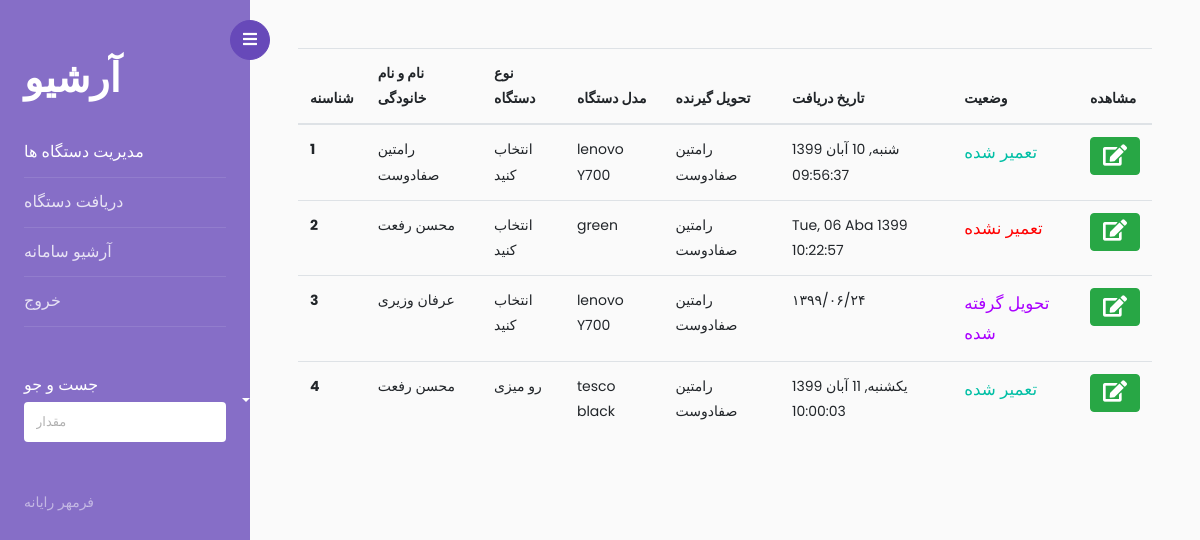
/archive (signed in), run on the app's committed database.
### app.py (models this page shows, shortened)
class devices(db.Model):
    _id= db.Column("id", db.Integer , primary_key=True)
    tracking_number =db.Column(db.String(100),nullable=False,unique=True)
    customer_name =db.Column(db.String(100),nullable=False)
    customer_phone =db.Column(db.String(20))
    device_type =db.Column(db.String(100))
    device_model =db.Column(db.String(100))
    serial_number =db.Column(db.String(100))
    property_number =db.Column(db.String(100))
    address =db.Column(db.String(300))
    problem =db.Column(db.String(500))
    accesories =db.Column(db.String(300))
    other_text =db.Column(db.String(700))
    giver_name =db.Column(db.String(100))
    in_time =db.Column(db.String(100))
    out_time =db.Column(db.String(100))
    situation=db.Column(db.Integer)
    deliverd=db.Column(db.Integer)
    repair_report=db.Column(db.String(400))

### app.py (the view)
@app.route('/archive',methods=['POST','GET'])
def archive():
    if not current_user.is_authenticated:
        return redirect(url_for('.login'))
    values=devices.query.filter_by(deliverd=1)
    return render_template('archive.html',values=values)

### app.py (called while the page is built)
@Login_manager.user_loader
def load_user(user_id):
    return users.query.get(int(user_id))

### templates/archive.html (shortened to what this page needs)
<!doctype html>
<html lang="en">
  <head>
		<link rel="stylesheet" href="https://stackpath.bootstrapcdn.com/font-awesome/4.7.0/css/font-awesome.min.css">
    <link rel="stylesheet" href="../static/add/css/style.css">
    <link rel="stylesheet" href="https://cdnjs.cloudflare.com/ajax/libs/font-awesome/5.15.1/css/all.min.css?family">
  </head>
  <body>
		<div class="wrapper d-flex align-items-stretch">
			<nav id="sidebar">
				<div class="custom-menu">
					<button type="button" id="sidebarCollapse" class="btn btn-primary">
	          <i class="fa fa-bars"></i>
	        </button>
        </div>
				<div class="p-4 pt-5">
		  		<h1><a href="index.html" class="logo">آرشیو</a></h1>
	        <ul class="list-unstyled components mb-5">
	          <li class="active">
	            <a href="/"  aria-expanded="false" class="dropdown-toggle">مدیریت دستگاه ها</a>
	          </li>
	          <li>
	              <a href="/add">دریافت دستگاه  </a>
	          </li>
	          <li>
              <a href="/archive">آرشیو سامانه</a>
	          </li>
	          <li>
              <a href="/logout">خروج</a>
	          </li>
	        </ul>
	        <div class="mb-5">
						<h3 class="h6">جست و جو</h3>
						<form action="#" class="colorlib-subscribe-form">
	            <div class="form-group d-flex">
	              <input type="text" class="form-control" placeholder="مقدار ">
	            </div>
	          </form>
					</div>
	        <div class="footer">
	        	<p>
						  فرمهر رایانه
						  </p>
	        </div>
	      </div>
    	</nav>
      <div id="content" class="p-4 p-md-5 pt-5">
        <form method="POST" action="/edit">
        <table class="table" id="tblTest">
            <thead>
              <tr>
                <th scope="col">شناسنه</th>
                <th scope="col">نام و نام خانودگی</th>
                <th scope="col">نوع دستگاه</th>
                <th scope="col">مدل دستگاه</th>
                <th scope="col">تحویل گیرنده</th>
                <th scope="col">تاریخ دریافت</th>
                <th scope="col">وضعیت</th>
                <th scope="col">مشاهده</th>
              </tr>
            </thead>
            <tbody>
                {% for item in values %}
              <tr>
                <th scope="row">{{item._id}} </th>
                <td>{{item.customer_name}}</td>
                <td>{{item.device_type}}</td>
                <td>{{item.device_model}}</td>
                <td>{{item.giver_name}}</td>
                <td>{{item.in_time}}</td>
                  {%  if item.situation==0 %}
                  <td style="color: #AA00FF ; font-size: larger;">تحویل گرفته شده</td>
                  {% elif item.situation==1 %}
                  <td style="color: #00BFA5; font-size: larger;">تعمیر شده</td>
                  {% else %}
                  <td style="color:#FF0000; font-size: larger;">تعمیر نشده</td>
                  {% endif %}
                <td> <button type="submit" class="btn btn-success btnSelect" >
                  <i class="fa fa-edit fa-lg"></i>
              </button></td>
              </tr>
              {% endfor %}
            </tbody>
          </table>
        </form>
      </div>
    </div>
  </body>
</html>

### data on the page
devices: _id "1", customer_name "رامتین صفادوست", device_type "انتخاب کنید", device_model "lenovo Y700", giver_name "رامتین صفادوست", in_time "شنبه, 10 آبان 1399 09:56:37", situation "تعمیر شده"
devices: _id "2", customer_name "محسن رفعت", device_type "انتخاب کنید", device_model "green", giver_name "رامتین صفادوست", in_time "Tue, 06 Aba 1399 10:22:57", situation "تعمیر نشده"
devices: _id "3", customer_name "عرفان وزیری", device_type "انتخاب کنید", device_model "lenovo Y700", giver_name "رامتین صفادوست", in_time "۱۳۹۹/۰۶/۲۴", situation "تحویل گرفته شده"
devices: _id "4", customer_name "محسن رفعت", device_type "رو میزی", device_model "tesco black", giver_name "رامتین صفادوست", in_time "یکشنبه, 11 آبان 1399 10:00:03", situation "تعمیر شده"
